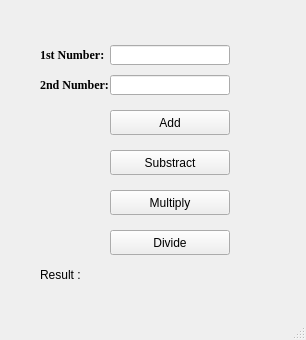
<?xml version="1.0" encoding="UTF-8"?>
<ui version="4.0">
 <class>MainWindow</class>
 <widget class="QMainWindow" name="MainWindow">
  <property name="geometry">
   <rect>
    <x>0</x>
    <y>0</y>
    <width>306</width>
    <height>340</height>
   </rect>
  </property>
  <property name="windowTitle">
   <string>Hesap Makinesi</string>
  </property>
  <widget class="QWidget" name="centralwidget">
   <widget class="QLabel" name="label_num_1">
    <property name="geometry">
     <rect>
      <x>40</x>
      <y>30</y>
      <width>71</width>
      <height>50</height>
     </rect>
    </property>
    <property name="font">
     <font>
      <family>Times New Roman</family>
      <weight>75</weight>
      <italic>false</italic>
      <bold>true</bold>
     </font>
    </property>
    <property name="text">
     <string>1st Number:</string>
    </property>
   </widget>
   <widget class="QLabel" name="label_num_2">
    <property name="geometry">
     <rect>
      <x>40</x>
      <y>60</y>
      <width>71</width>
      <height>50</height>
     </rect>
    </property>
    <property name="font">
     <font>
      <family>Times New Roman</family>
      <weight>75</weight>
      <bold>true</bold>
     </font>
    </property>
    <property name="text">
     <string>2nd Number:</string>
    </property>
   </widget>
   <widget class="QLineEdit" name="lineEditNum1">
    <property name="geometry">
     <rect>
      <x>110</x>
      <y>45</y>
      <width>120</width>
      <height>20</height>
     </rect>
    </property>
   </widget>
   <widget class="QLineEdit" name="lineEditNum2">
    <property name="geometry">
     <rect>
      <x>110</x>
      <y>75</y>
      <width>120</width>
      <height>20</height>
     </rect>
    </property>
   </widget>
   <widget class="QPushButton" name="addButton">
    <property name="geometry">
     <rect>
      <x>110</x>
      <y>110</y>
      <width>120</width>
      <height>25</height>
     </rect>
    </property>
    <property name="text">
     <string>Add</string>
    </property>
   </widget>
   <widget class="QPushButton" name="buttonSubstract">
    <property name="geometry">
     <rect>
      <x>110</x>
      <y>150</y>
      <width>120</width>
      <height>25</height>
     </rect>
    </property>
    <property name="text">
     <string>Substract</string>
    </property>
   </widget>
   <widget class="QPushButton" name="buttonMultiply">
    <property name="geometry">
     <rect>
      <x>110</x>
      <y>190</y>
      <width>120</width>
      <height>25</height>
     </rect>
    </property>
    <property name="text">
     <string>Multiply</string>
    </property>
   </widget>
   <widget class="QPushButton" name="buttonDivide">
    <property name="geometry">
     <rect>
      <x>110</x>
      <y>230</y>
      <width>120</width>
      <height>25</height>
     </rect>
    </property>
    <property name="text">
     <string>Divide</string>
    </property>
   </widget>
   <widget class="QLabel" name="labelResult">
    <property name="geometry">
     <rect>
      <x>40</x>
      <y>250</y>
      <width>60</width>
      <height>50</height>
     </rect>
    </property>
    <property name="text">
     <string>Result :</string>
    </property>
   </widget>
   <widget class="QLabel" name="labelResult2">
    <property name="geometry">
     <rect>
      <x>40</x>
      <y>270</y>
      <width>47</width>
      <height>13</height>
     </rect>
    </property>
    <property name="text">
     <string/>
    </property>
   </widget>
   <widget class="QLabel" name="resultLabel2">
    <property name="geometry">
     <rect>
      <x>80</x>
      <y>270</y>
      <width>47</width>
      <height>13</height>
     </rect>
    </property>
    <property name="text">
     <string/>
    </property>
   </widget>
  </widget>
  <widget class="QMenuBar" name="menubar">
   <property name="geometry">
    <rect>
     <x>0</x>
     <y>0</y>
     <width>306</width>
     <height>21</height>
    </rect>
   </property>
  </widget>
  <widget class="QStatusBar" name="statusbar"/>
 </widget>
 <resources/>
 <connections/>
</ui>
